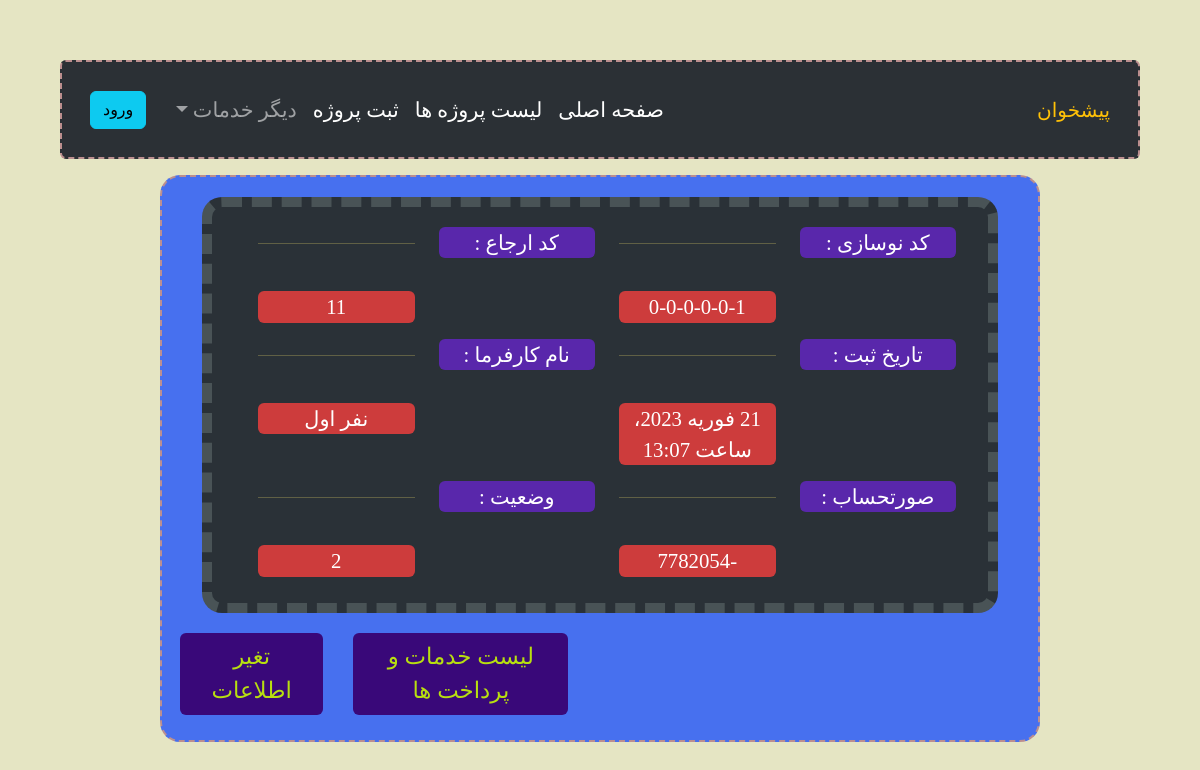
Page /accounts/project/1/ on the committed database.
### accounts/models.py (models this page shows, shortened)
class project(models.Model):
    class Meta:
        verbose_name = 'پروژه'
        verbose_name_plural = 'پروژه'
    code_p = models.CharField("کد نوسازی", null=False, default='0-0-0-0-0-0', max_length=50)
    code_erg = models.CharField("کد ارجاع", null=False, default='0', max_length=50)
    add_time = models.DateTimeField('زمان ثبت', auto_now_add=True)
    bill = models.IntegerField('صورتحساب', null=False, default=0)
    construction = 7
    land = 8
    project_finish = 9
    loading_beam = 6
    columnarization = 5
    Destruction = 1
    Foundation_concreting = 4
    Excavation = 2
    foundation = 3
    status_choices = (
        (1, 'تخریب'),
        (2, 'گودبرداری'),
        (3, 'چینش فندانسیون'),
        (4, 'بتن ریزی فندانسیون'),
        (5, 'ستون ریزی'),
        (6, 'تیر ریزی'),
        (7, 'درحال ساخت'),
        (8, 'زمین خالی'),
        (9, 'متفرقه')
    )
    status = models.IntegerField('وضعیت پروژه', choices=status_choices, default=9)
    description = models.TextField(verbose_name="توضیحات", blank=True)
    manager = models.CharField("سازنده", null=False, max_length=50)
    pass

### accounts/views.py (the view)
# urls.py: path('project/<int:project_id>/', views.Project, name='project'),
def Project(request, project_id):
    obj = project.objects.get(pk=project_id)
    context = {
        'obj': obj
    }
    return render(request, 'accounts/project.html', context)

### accounts/templates/accounts/project.html (shortened to what this page needs)
{% extends "accounts/Base_template_accounts.html" %}
{% load jalali_tags %}
{% block main-content %}
    <div class="main-div">
        <div class="second-div text-center row ">
            <div class="col-md-12 row data">
                <div class="col-3">
                    <p class=" divlabel rounded">کد نوسازی : </p>
                </div>
                <div class="col-md-3 "><hr><br>
                    <P class="divans rounded">{{ obj.code_p}}</P>
                </div>
                <div class="col-md-3">
                    <p class=" divlabel rounded"> کد ارجاع  :</p>
                </div>
                <div class="col-md-3 "><hr></br>
                    <p class="divans rounded">{{ obj.code_erg }}</p>
                </div>
                <div class="col-md-3">
                    <p class=" divlabel rounded"> تاریخ ثبت  :</p>
                </div>
                <div class="col-md-3"><hr><br>
                   <p class="divans rounded">{{ obj.add_time|to_jalali:'%Y/%m/%d'}}</p>
                </div>
                <div class="col-md-3">
                   <p class=" divlabel rounded"> نام کارفرما :</p>
                </div>
                <div class="col-md-3 "><hr><br>
                   <p class="divans rounded">{{ obj.manager}}</p>
                </div>
                <div class="col-md-3">
                   <p class=" divlabel rounded"> صورتحساب :</p>
                </div>
                <div class="col-md-3"><hr><br>
                   <p class="divans rounded">{{ obj.bill}}</p>
                </div>
                <div class="col-md-3">
                   <p class=" divlabel rounded"> وضعیت :</p>
                </div>
                <div class="col-md-3 "><hr><br>
                   <p class="divans rounded">{{ obj.status}}</p>
                </div>
            </div>
        </div>
        <div class="row flex-row justify-content-end">
            <a class="btn change-btn col-md-3" href="{% url 'accounts:project_detail' project_id=obj.id %}">لیست خدمات و پرداخت ها</a>
            <a class="btn change-btn col-md-2" href="#">تغیر اطلاعات</a>
        </div>
    </div>
{% endblock %}

### accounts/Static/accounts/css/main.css (style rules this page uses)
body { margin: 60px; background-color: #e5e5c3; padding: 0px ; font-size: 130%; font-family: "Times New Roman", Tahoma; }
.main-div { margin-right: 100px; border: 2px dashed rosybrown; margin-left: 100px; padding: 20px; background-color: #4770ef; color: #FFEB70; overflow: auto; min-width: 250px; text-overflow: ellipsis; border-radius: 20px; }
.second-div { background-color: #2a3137; padding: 20px 20px 10px 10px; border-radius: 20px; margin:0 20px ; overflow: auto; text-overflow: ellipsis; border: 10px dashed #495356; }
.data { min-width: 10px; overflow: auto; text-overflow: revert; }
.divlabel { color:white; overflow: auto; text-overflow: ellipsis; background-color: rgb(89, 39, 171); }
.divans { color: white; overflow: auto; text-overflow: ellipsis; background-color: #cd3c3c }
.change-btn { margin: 20px 20px 5px 10px; color: #b8df10; font-size: 110%; background-color: #390879; }

### rows in the picture
project: code_p "0-0-0-0-0-1", code_erg "11", add_time|to_jalali "21 فوریه 2023، ساعت 13:07", manager "نفر اول", bill "-7782054", status "2"
